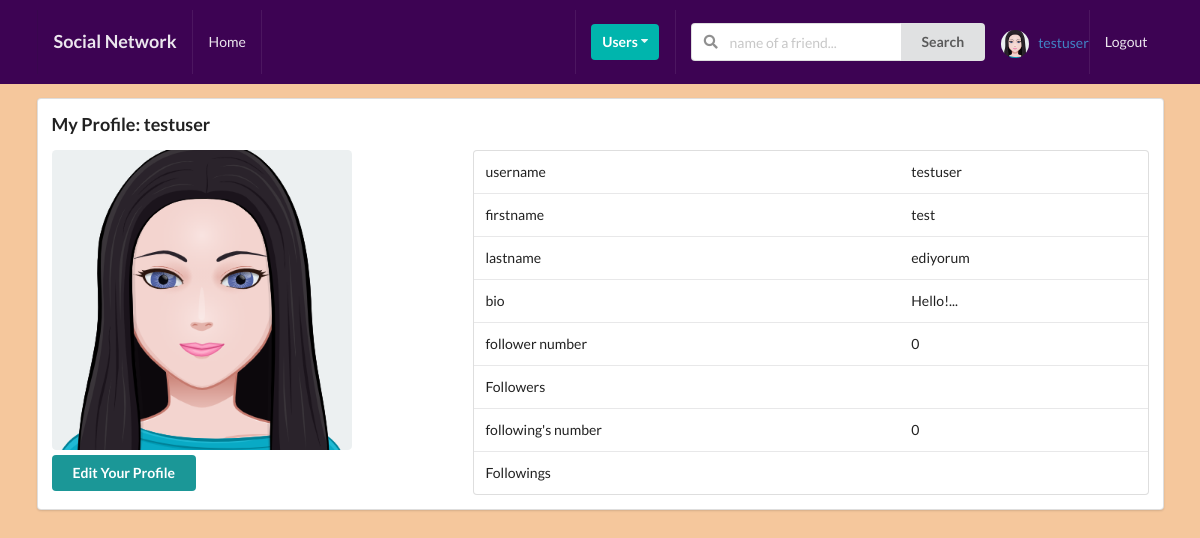
/profiles/myprofile/ (signed in), run on the app's committed database.
### profiles/models.py (models this page shows, shortened)
class Profile(models.Model):
    first_name = models.CharField(max_length=200, blank=True)
    last_name = models.CharField(max_length=200, blank=True)
    user = models.OneToOneField(User, on_delete=models.CASCADE)
    bio = models.TextField(default="Hello!...", max_length=400)
    email = models.EmailField(max_length=200, blank=True)
    location = models.CharField(max_length=200, blank=True)
    friends = models.ManyToManyField(User, blank=True, related_name='friends')
    followers = models.ManyToManyField(User, blank=True, related_name='followers')
    followings = models.ManyToManyField(User, blank=True, related_name='followings')
    slug = models.SlugField(blank=True, unique=True)
    edited = models.DateField(auto_now=True)
    created = models.DateField(auto_now_add=True)
    avatar = models.ImageField(default= 'avatar.png', upload_to='avatars/')
    objects = ProfileManager()
    def get_followers(self):
        return self.followers.all()
    def get_followers_num(self):
        return self.followers.all().count()
    def get_followings(self):
        return self.followings.all()
    def get_followings_num(self):
        return self.followings.all().count()

### profiles/views.py (the view)
# urls.py: path('myprofile/', my_profile_view, name='my-profile-view'),
def my_profile_view(request):
    profile = Profile.objects.get(user= request.user)
    form = ProfileModelForm(request.POST or None, request.FILES or None, instance=profile)
    confirm = False
    if request.method == 'POST':
        if form.is_valid():
            form.save()
            confirm = True
    context = {
        'profile' : profile,
        'form' : form,
        'confirm' : confirm,
    }
    return render(request, 'profiles/myprofile.html', context)

### profiles/forms.py
class ProfileModelForm(forms.ModelForm):
    class Meta:
        model = Profile
        fields = ('first_name', 'last_name', 'bio', 'avatar')

### profiles/context_processors.py (called while the page is built)
def profile_pic(request):
    if request.user.is_authenticated:
        profile_obj = Profile.objects.get(user=request.user)
        pic = profile_obj.avatar
        return {'picture':pic}
    return {}

### profiles/templates/profiles/myprofile.html (shortened to what this page needs)
{% extends 'base.html' %}
{% block content %}
<div class="ui segment">
    <h3>My Profile: {{request.user}}</h3>
    <div class="ui grid">
        <div class="row">
            <div class="six wide column">
                <img class="ui medium rounded image" src={{profile.avatar.url}}>
                <div class="row mt-5">
                    <button class='ui secondary button' id='modal-btn' style="background-color: rgb(27, 151, 151);">Edit Your Profile</button>
                </div>
            </div>
            <div class="ten wide column">
                <table class="ui table">
                    <tbody>
                        <tr>
                            <td>
                                username
                            </td>
                            <td>{{profile.user}}</td>
                        </tr>
                        <tr>
                            <td>
                                firstname
                            </td>
                            <td>{{profile.first_name}}</td>
                        </tr>
                        <tr>
                            <td>
                                lastname
                            </td>
                            <td>{{profile.last_name}}</td>
                        </tr>
                        <tr>
                            <td>
                                bio
                            </td>
                            <td>{{profile.bio}}</td>
                        </tr>
                        <tr>
                            <td>
                                follower number
                            </td>
                            <td>{{profile.get_followers_num}}</td>
                        </tr>
                        <tr>
                            <td>
                                Followers
                            </td>
                            <td></td>
                        </tr>
                        <tr>
                            <td>
                                following's number
                            </td>
                            <td>{{profile.get_followings_num}}</td>
                        </tr>
                        <tr>
                            <td>
                                Followings
                            </td>
                            <td></td>
                        </tr>
                    </tbody>
                </table>
            </div>
        </div>
    </div>
</div>
{% endblock content %}

### templates/main/navbar.html (shortened to what this page needs)
{% url 'home-view' as path_to_home %}
{% url 'profiles:my-profile-view' as path_to_my_profile %}
<div class="ui inverted menu nav mb-7">
    <div class="ui container">
      <a href="{{path_to_home}}" class=" {% if request.path == 'path_to_home' %}active{% endif %} item">
          <h3>Social Network</h3>
      </a>
      {% if request.user.is_authenticated %}
      <a href="" class="item">
          Home
      </a>
      {% endif %}
      <div class="right menu">
          {% if request.user.is_authenticated %}
          <div class="item">
              <div class="ui floating dropdown icon button teal"> Users
                  <i class="dropdown icon"></i>
               </div>
          </div>
               <div class="item">
                <form action="" method="GET">
                  <div class="ui action left icon input">
                  <input class="prompt" type="text" name='q' placeholder="name of a friend...">
                  <button type='submit' class="ui button">Search</button>
                  </div>
              </form>
              </div>
              <a href="{{path_to_my_profile}}" class="{% if request.path == path_to_my_profile %}active{% endif %}item">
                  <br>
                  <img src="{{picture.url}}" class="ui avatar image">&nbsp;
                   {{ request.user }}
              </a>
              <a href="{% url 'account_logout' %}" class="ui item">
                  Logout
              </a>
          {% else %}
          <a href="{% url 'account_login' %}" class="ui item">
                  Login
              </a>
          {% endif %}
      </div>
    </div>
  </div>

### static_project/style.css (style rules this page uses)
body { background-color: rgb(245, 199, 156) !important; }
.nav { background-color: rgb(61, 3, 83) !important; border-radius: 0px !important; padding: 10px 0 10px 0 !important; }
.mb-7 { margin-bottom: 7px !important; }
.mt-5 { margin-top: 5px !important; }

### data on the page
Profile: avatar (placeholder picture), user "testuser", first_name "test", last_name "ediyorum", bio "Hello!...", get_followers_num "0", get_followings_num "0"

### other printed values
{{ request.user }} "testuser"
